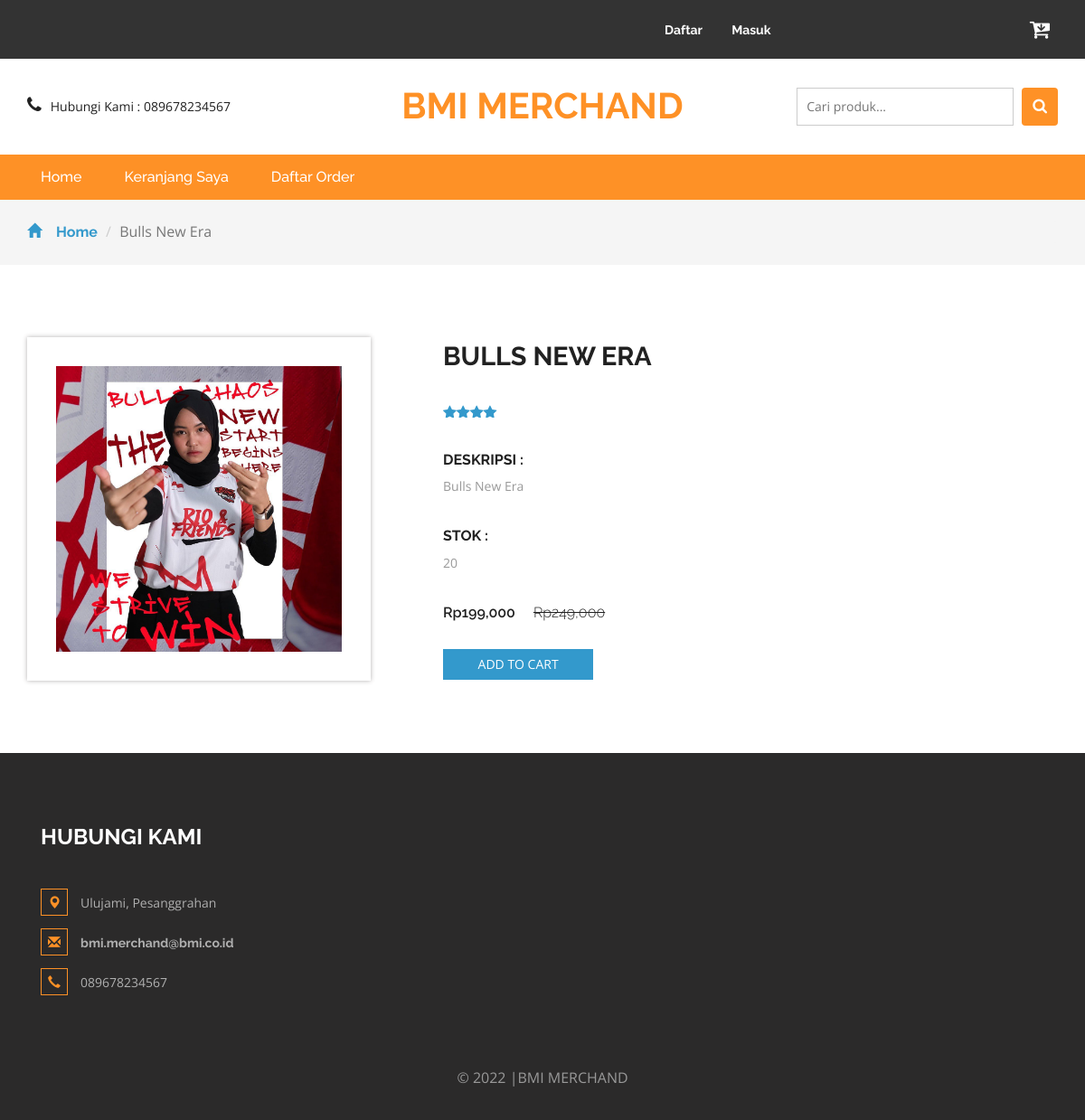
/product.php?idproduk=23, run on the app's committed database.
### tables this page shows
CREATE TABLE `produk` (
  `idproduk` int(11) NOT NULL,
  `idkategori` int(11) NOT NULL,
  `namaproduk` varchar(30) NOT NULL,
  `gambar` varchar(100) NOT NULL,
  `deskripsi` varchar(200) NOT NULL,
  `rate` int(11) NOT NULL,
  `stok` int(50) NOT NULL,
  `hargabefore` int(11) NOT NULL,
  `hargaafter` int(11) NOT NULL,
  `tgldibuat` timestamp NOT NULL DEFAULT current_timestamp()
);

### product.php (the view, shortened to what this page needs)
<?php
include 'dbconnect.php';
$idproduk = $_GET['idproduk'];
?>
<!DOCTYPE html>
<html>
<head>
<link href="css/bootstrap.css" rel="stylesheet" type="text/css" media="all" />
<link href="css/style.css" rel="stylesheet" type="text/css" media="all" />
<link href="css/font-awesome.css" rel="stylesheet">
</head>
<body>
	<div class="agileits_header">
		<div class="container">
			<div class="w3l_offers">
			</div>
			<div class="agile-login">
				<ul>
				<?php
				if(!isset($_SESSION['log'])){
					echo '
					<li><a href="registered.php"> Daftar</a></li>
					<li><a href="login.php">Masuk</a></li>
					';
				}
				?>
				</ul>
			</div>
			<div class="product_list_header">
					<a href="cart.php"><button class="w3view-cart" type="submit" name="submit" value=""><i class="fa fa-cart-arrow-down" aria-hidden="true"></i></button>
					 </a>
			</div>
			<div class="clearfix"> </div>
		</div>
	</div>
	<div class="logo_products">
		<div class="container">
		<div class="w3ls_logo_products_left1">
		<ul class="phone_email">
				<li><i class="fa fa-phone" aria-hidden="true"></i>Hubungi Kami : 089678234567</li>
				</ul>
			</div>
			<div class="w3ls_logo_products_left">
				<h1><a href="index.php">BMI MERCHAND</a></h1>
			</div>
		<div class="w3l_search">
			<form action="search.php" method="post">
				<input type="search" name="Search" placeholder="Cari produk...">
				<button type="submit" class="btn btn-default search" aria-label="Left Align">
					<i class="fa fa-search" aria-hidden="true"> </i>
				</button>
			</form>
		</div>
			<div class="clearfix"> </div>
		</div>
	</div>
	<div class="navigation-agileits">
		<div class="container">
			<nav class="navbar navbar-default">
							<div class="collapse navbar-collapse" id="bs-megadropdown-tabs">
								<ul class="nav navbar-nav">
									<li class="active"><a href="index.php" class="act">Home</a></li>
									<li><a href="cart.php">Keranjang Saya</a></li>
									<li><a href="daftarorder.php">Daftar Order</a></li>
								</ul>
							</div>
							</nav>
			</div>
		</div>
	<div class="breadcrumbs">
		<div class="container">
			<ol class="breadcrumb breadcrumb1 animated wow slideInLeft" data-wow-delay=".5s">
				<li><a href="index.php"><span class="glyphicon glyphicon-home" aria-hidden="true"></span>Home</a></li>
				<li class="active"><?php
				$p = mysqli_fetch_array(mysqli_query($conn,"Select * from produk where idproduk='$idproduk'"));
				echo $p['namaproduk'];
				?></li>
			</ol>
		</div>
	</div>
	<div class="products">
		<div class="container">
			<div class="agileinfo_single">
				<div class="col-md-4 agileinfo_single_left">
					<img id="example" src="<?php echo $p['gambar']?>" alt=" " class="img-responsive">
				</div>
				<div class="col-md-8 agileinfo_single_right">
				<h2><?php echo $p['namaproduk'] ?></h2>
					<div class="rating1">
						<span class="starRating">
							<?php
								$rate = $p['rate'];
								for($n=1;$n<=$rate;$n++){
								echo '<i class="fa fa-star blue-star" aria-hidden="true"></i>';
								};
								?>
						</span>
					</div>
					<div class="w3agile_description">
						<h4>Deskripsi :</h4>
						<p><?php echo $p['deskripsi'] ?></p>
					</div>
					<div class="w3agile_description">
						<h4>Stok :</h4>
						<p><?php echo $p['stok'] ?></p>
					</div>
					<div class="snipcart-item block">
						<div class="snipcart-thumb agileinfo_single_right_snipcart">
							<h4 class="m-sing">Rp<?php echo number_format($p['hargaafter']) ?> <span>Rp<?php echo number_format($p['hargabefore']) ?></span></h4>
						</div>
						<div class="snipcart-details agileinfo_single_right_details">
							<form action="#" method="post">
								<fieldset>
									<input type="submit" name="addprod" value="Add to cart" class="button">
								</fieldset>
							</form>
						</div>
					</div>
				</div>
				<div class="clearfix"> </div>
			</div>
		</div>
	</div>
<div class="footer">
		<div class="container">
			<div class="w3_footer_grids">
				<div class="col-md-4 w3_footer_grid">
					<h3>Hubungi Kami</h3>
					<ul class="address">
						<li><i class="glyphicon glyphicon-map-marker" aria-hidden="true"></i>Ulujami, Pesanggrahan</li>
						<li><i class="glyphicon glyphicon-envelope" aria-hidden="true"></i><a href="mailto:info@email">bmi.merchand@bmi.co.id</a></li>
						<li><i class="glyphicon glyphicon-earphone" aria-hidden="true"></i>089678234567</li>
					</ul>
				</div>
				<div class="clearfix"> </div>
			</div>
		</div>
		<div class="footer-copy">
			<div class="container">
			<p>© 2022 |BMI MERCHAND</p>
			</div>
		</div>
	</div>
<link href="css/skdslider.css" rel="stylesheet">
</body>
</html>

### data on the page
produk: namaproduk "Bulls New Era", gambar (picture), namaproduk "BULLS NEW ERA", rate 4 (drawn), deskripsi "Bulls New Era", stok "20", hargaafter "199,000", hargabefore "249,000"
